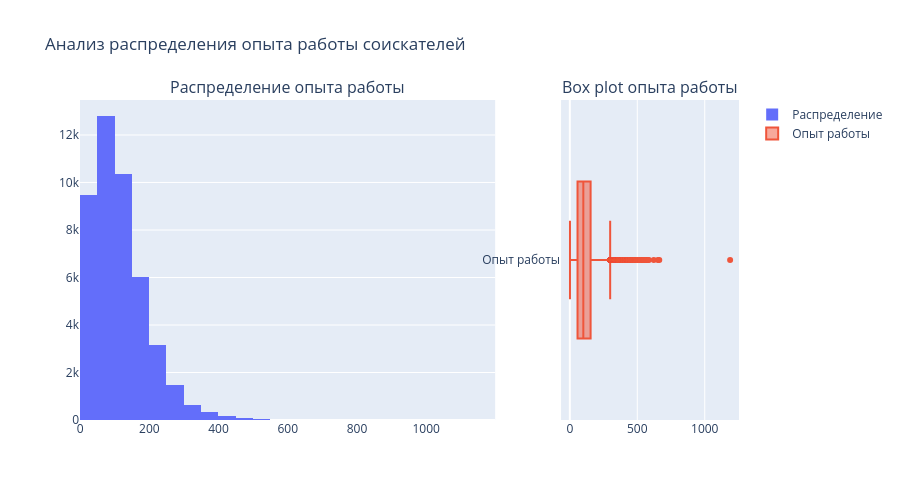

Notebook source saved alongside this figure:
### Markdown cell above
2. Постройте распределение признака **"Опыт работы (месяц)"**. Опишите данное распределение, отвечая на следующие вопросы: чему равна мода распределения, каковы предельные значения признака, в каком примерном интервале находится опыт работы большинства соискателей? Есть ли аномалии для признака опыта работы, какие значения вы бы причислили к их числу?
*Совет: постройте гистограмму и коробчатую диаграмму рядом.*

### Code cell
fig = make_subplots(rows=1, cols=2, subplot_titles=('Распределение опыта работы', 'Box plot опыта работы'),
                   column_widths=[0.7, 0.3])

fig.add_trace(
    go.Histogram(x=data['Опыт работы (месяц)'], nbinsx=50, name='Распределение'),
    row=1, col=1
)

fig.add_trace(
    go.Box(x=data['Опыт работы (месяц)'], name='Опыт работы'),
    row=1, col=2
)

fig.update_layout(title_text="Анализ распределения опыта работы соискателей", height=500)
fig.show()

experience_mode = data['Опыт работы (месяц)'].mode()[0]
experience_stats = data['Опыт работы (месяц)'].describe()

print(f"Мода опыта работы: {experience_mode} месяцев ({experience_mode/12:.1f} лет)")
print(f"Минимальный опыт: {experience_stats['min']} месяцев ({experience_stats['min']/12:.1f} лет)")
print(f"Максимальный опыт: {experience_stats['max']} месяцев ({experience_stats['max']/12:.1f} лет)")
print(f"Средний опыт: {experience_stats['mean']:.1f} месяцев ({experience_stats['mean']/12:.1f} лет)")
print(f"Медианный опыт: {experience_stats['50%']} месяцев ({experience_stats['50%']/12:.1f} лет)")
print(f"Стандартное отклонение: {experience_stats['std']:.1f} месяцев")

print(f"\nИнтервалы опыта работы:")
print(f"25-75% перцентиль: {experience_stats['25%']:.0f} - {experience_stats['75%']:.0f} месяцев")
print(f"10-90% перцентиль: {data['Опыт работы (месяц)'].quantile(0.1):.0f} - {data['Опыт работы (месяц)'].quantile(0.9):.0f} месяцев")

### Figure 1 — Plotly figure (JSON) as saved in the notebook; plotly's stock layout.template omitted (floating-point values rounded to 4 significant figures; data arrays with more than 128 entries replaced by an {"elided": "..."} marker saying what was removed)
{"data": [{"name": "Распределение", "nbinsx": 50, "type": "histogram", "x": {"elided": "44744 float values"}, "xaxis": "x", "yaxis": "y"}, {"name": "Опыт работы", "type": "box", "x": {"elided": "44744 float values"}, "xaxis": "x2", "yaxis": "y2"}], "layout": {"annotations": [{"font": {"size": 16}, "showarrow": false, "text": "Распределение опыта работы", "x": 0.315, "xanchor": "center", "xref": "paper", "y": 1, "yanchor": "bottom", "yref": "paper"}, {"font": {"size": 16}, "showarrow": false, "text": "Box plot опыта работы", "x": 0.865, "xanchor": "center", "xref": "paper", "y": 1, "yanchor": "bottom", "yref": "paper"}], "height": 500, "title": {"text": "Анализ распределения опыта работы соискателей"}, "xaxis": {"anchor": "y", "domain": [0, 0.63]}, "xaxis2": {"anchor": "y2", "domain": [0.73, 1]}, "yaxis": {"anchor": "x", "domain": [0, 1]}, "yaxis2": {"anchor": "x2", "domain": [0, 1]}}}
